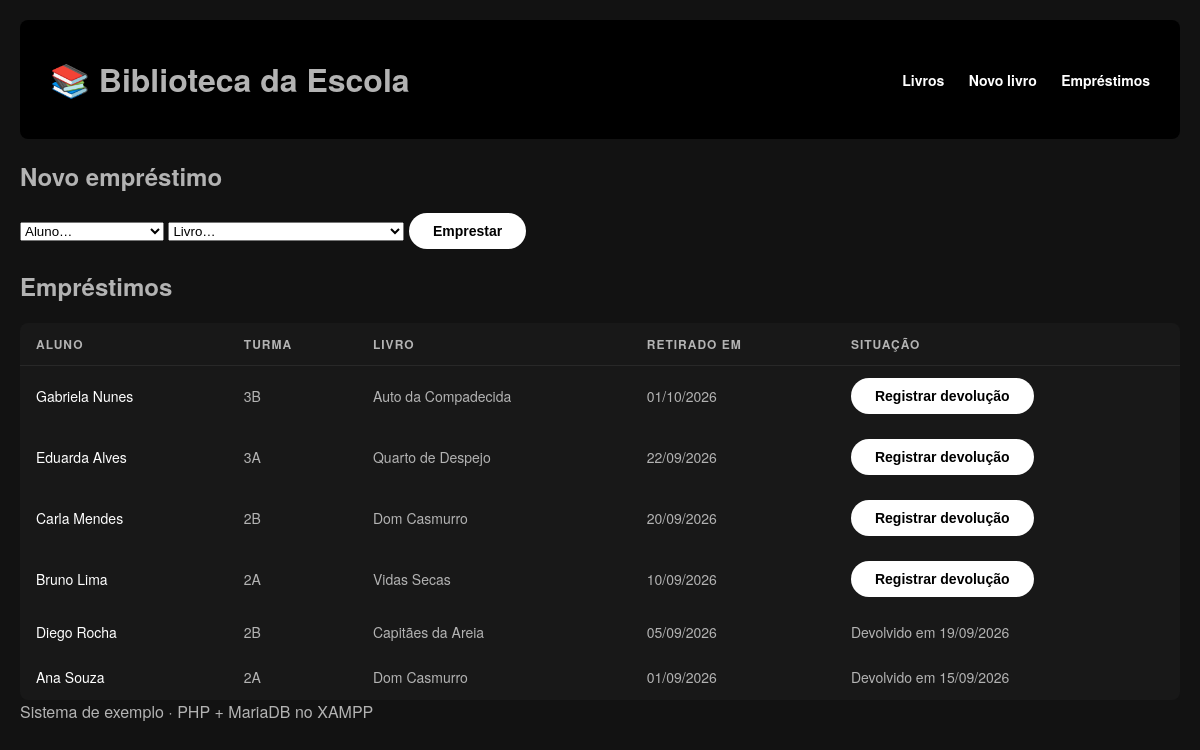
Screenshot of /emprestimos.php with the database file from the repository.
### tables this page shows
CREATE TABLE emprestimos (
  id               INT AUTO_INCREMENT PRIMARY KEY,
  livro_id         INT NOT NULL,
  aluno_id         INT NOT NULL,
  data_emprestimo  DATE NOT NULL,
  data_devolucao   DATE NULL,
  FOREIGN KEY (livro_id) REFERENCES livros(id),
  FOREIGN KEY (aluno_id) REFERENCES alunos(id)
);

CREATE TABLE alunos (
  id     INT AUTO_INCREMENT PRIMARY KEY,
  nome   VARCHAR(100) NOT NULL,
  turma  VARCHAR(20) NOT NULL
);

CREATE TABLE livros (
  id          INT AUTO_INCREMENT PRIMARY KEY,
  titulo      VARCHAR(150) NOT NULL,
  autor       VARCHAR(100) NOT NULL,
  ano         INT,
  genero      VARCHAR(50),
  quantidade  INT NOT NULL DEFAULT 1
);

### conexao.php (called while the page is built, shortened)
<?php
function e($texto) {
    return htmlspecialchars((string)$texto, ENT_QUOTES, 'UTF-8');
}

### emprestimos.php (the view, shortened to what this page needs)
<?php
require 'conexao.php';
$sql = "SELECT e.id, a.nome, a.turma, l.titulo, e.data_emprestimo, e.data_devolucao
        FROM emprestimos e
        JOIN alunos a ON a.id = e.aluno_id
        JOIN livros l ON l.id = e.livro_id
        ORDER BY e.data_devolucao IS NOT NULL, e.data_emprestimo DESC";
$emprestimos = $pdo->query($sql)->fetchAll();
require 'topo.php';
?>
<h2>Novo empréstimo</h2>
<form method="post" class="linha">
  <select name="aluno_id" required>
    <option value="">Aluno…</option>
  </select>
  <select name="livro_id" required>
    <option value="">Livro…</option>
  </select>
  <button>Emprestar</button>
</form>
<h2>Empréstimos</h2>
<table>
  <tr><th>Aluno</th><th>Turma</th><th>Livro</th><th>Retirado em</th><th>Situação</th></tr>
  <?php foreach ($emprestimos as $emp): ?>
    <tr>
      <td><?= e($emp['nome']) ?></td>
      <td><?= e($emp['turma']) ?></td>
      <td><?= e($emp['titulo']) ?></td>
      <td><?= date('d/m/Y', strtotime($emp['data_emprestimo'])) ?></td>
      <td>
        <?php if ($emp['data_devolucao'] === null): ?>
          <form method="post">
            <button name="devolver" value="<?= $emp['id'] ?>">Registrar devolução</button>
          </form>
        <?php else: ?>
          Devolvido em <?= date('d/m/Y', strtotime($emp['data_devolucao'])) ?>
        <?php endif; ?>
      </td>
    </tr>
  <?php endforeach; ?>
</table>
<?php require 'rodape.php'; ?>

### estilo.css (style rules this page uses)
body { background-color: #121212; color: #B3B3B3; font-family: 'Montserrat', 'Helvetica Neue', Helvetica, Arial, sans-serif; margin: 0; padding: 20px; }
button, input[type="submit"] { background-color: #FFFFFF; color: #000000; border: none; padding: 10px 24px; font-weight: 700; font-size: 14px; border-radius: 50px; cursor: pointer; transition: transform 0.2s, background-color 0.2s; }
table { width: 100%; border-collapse: collapse; background-color: #181818; padding: 20px; border-radius: 8px; margin-top: 20px; }
th { color: #B3B3B3; text-transform: uppercase; font-size: 12px; letter-spacing: 1px; text-align: left; padding: 12px 16px; border-bottom: 1px solid #282828; }
td { color: #B3B3B3; font-size: 14px; padding: 12px 16px; border-bottom: 1px solid transparent; }
td:first-child, table tr td:nth-child(1) { color: #FFFFFF; font-weight: 500; }

### rows the page displays
emprestimos: aluno.nome "Gabriela Nunes", aluno.turma "3B", livro.titulo "Auto da Compadecida", data_emprestimo "01/10/2026", $emp['id'] 6 (drawn)
emprestimos: aluno.nome "Eduarda Alves", aluno.turma "3A", livro.titulo "Quarto de Despejo", data_emprestimo "22/09/2026", $emp['id'] 4 (drawn)
emprestimos: aluno.nome "Carla Mendes", aluno.turma "2B", livro.titulo "Dom Casmurro", data_emprestimo "20/09/2026", $emp['id'] 3 (drawn)
emprestimos: aluno.nome "Bruno Lima", aluno.turma "2A", livro.titulo "Vidas Secas", data_emprestimo "10/09/2026", $emp['id'] 2 (drawn)
emprestimos: aluno.nome "Diego Rocha", aluno.turma "2B", livro.titulo "Capitães da Areia", data_emprestimo "05/09/2026", data_devolucao "19/09/2026"
emprestimos: aluno.nome "Ana Souza", aluno.turma "2A", livro.titulo "Dom Casmurro", data_emprestimo "01/09/2026", data_devolucao "15/09/2026"
